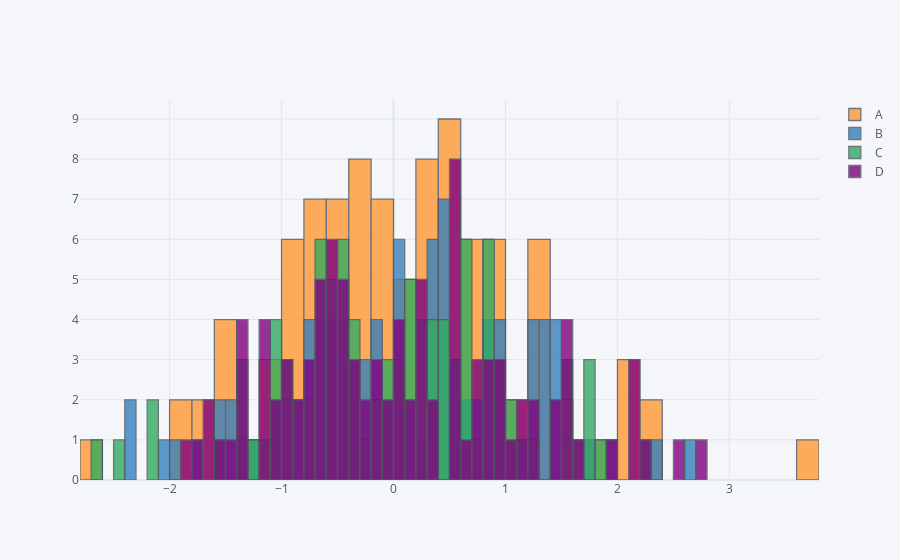

Write notebook code for a chart like this one.
### Code cell
df.iplot(kind='hist',bins=50)
